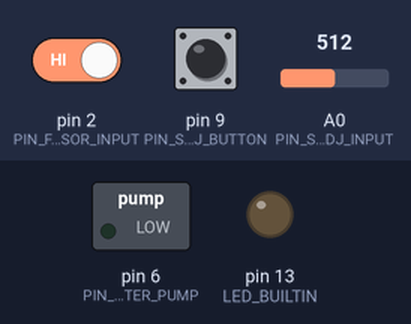
Simulated run of this sketch. Board: Arduino Uno, built with avr-gcc and run on an emulated ATmega328P. Parts: switched loads named in the sketch (green lamp = pin HIGH), output pins drawn as LEDs (lit = HIGH). Dashed ring = blinking. Inputs (shaded band) come from the test bench; at power-on: pin 9 (PIN_SETPOINT_ADJ_BUTTON) HIGH, pin 2 (PIN_FLOW_SENSOR_INPUT) HIGH, A0 (PIN_SETPOINT_ADJ_INPUT) = 512. What the sketch prints to the serial monitor is not drawn.

Above: at 0.8 s.
0.9 s: pin 9 (PIN_SETPOINT_ADJ_BUTTON) pulled LOW for 0.15 s
At 1.25 s:
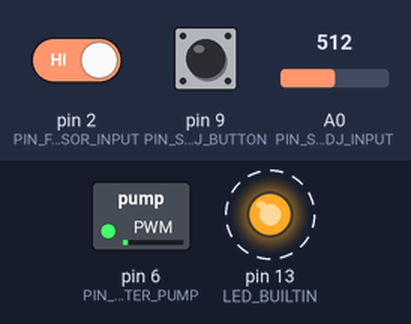
3.9 s: pin 2 (PIN_FLOW_SENSOR_INPUT) driven LOW
At 5.03 s:
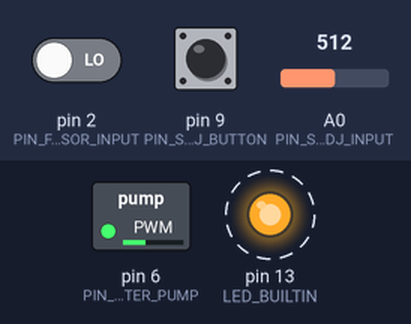
6.9 s: pin 9 (PIN_SETPOINT_ADJ_BUTTON) pulled LOW for 1 s
9.9 s: pin 9 (PIN_SETPOINT_ADJ_BUTTON) pulled LOW for 3.2 s
14.6 s: pin 2 (PIN_FLOW_SENSOR_INPUT) driven HIGH and pin 9 (PIN_SETPOINT_ADJ_BUTTON) driven LOW
At 14.98 s:
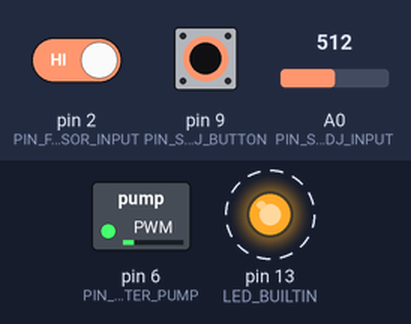
Timing chart, 0 to 21.6 s (numbered marks = the images above; inputs shaded):
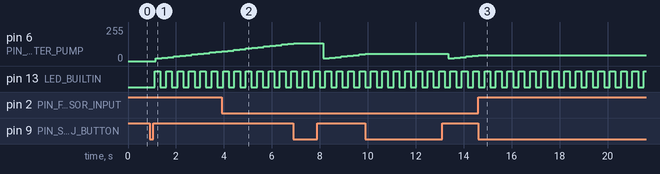

The sketch:

OfflineArduino.ino
```cpp
#include "Pid.h"
#include "Globals.h"


/*
===============
Global vars
===============
*/
volatile unsigned long pulseCount;
volatile unsigned long avgCount;
volatile unsigned int interruptCounts; //Accumulator used to reduce timer interrupt rate

volatile unsigned int pidOutput;
volatile unsigned int pidSetPoint;

volatile unsigned int ledStatus;

Pid controller(KP, KI, KD, MOTOR_MIN, MOTOR_MAX);

/*
===============
Function prototypes
===============
*/

void Timer2Setup(void);
unsigned int getSetPointValue(void);


void setup(){
    Serial.begin(115200);

    //Change default PWM frequency (Timer 1)
    //TCCR0B = TCCR0B & B11111000 | B00000001;

    pinMode(PIN_FLOW_SENSOR_INPUT, INPUT_PULLUP);
    pinMode(PIN_WATER_PUMP, OUTPUT);

    pinMode(PIN_SETPOINT_ADJ_BUTTON, INPUT_PULLUP);
    pinMode(PIN_SETPOINT_ADJ_INPUT, INPUT);

    pinMode(LED_BUILTIN, OUTPUT);


    digitalWrite(PIN_WATER_PUMP, 0); //Disable water pump by default

    digitalWrite(LED_BUILTIN, 0);


    ledStatus = 0;
    pulseCount = 0;
    avgCount = 0;
    interruptCounts = 0;


    pidOutput = 0;
    pidSetPoint = 0;

    while(digitalRead(PIN_SETPOINT_ADJ_BUTTON)){
      pidSetPoint = getSetPointValue();
      Serial.print("Set point: ");
      Serial.println(pidSetPoint);
    }

    controller.resetIDvalues();
    controller.pidSetPoint(pidSetPoint);

    Timer2Setup();
    attachInterrupt(digitalPinToInterrupt(PIN_FLOW_SENSOR_INPUT), countISR, CHANGE);
}

void loop(){
  delay(MAX_TIMER_INTERRUPTS*100/8);
  Serial.print(avgCount);

  pidOutput = (int)controller.pidUpdate(avgCount);

  analogWrite(PIN_WATER_PUMP, pidOutput);

  Serial.print(", ");
  Serial.println(pidOutput);

  //If a new set point is meant to be set, press push button
  while(!digitalRead(PIN_SETPOINT_ADJ_BUTTON)){
      pidSetPoint = getSetPointValue();
      controller.resetIDvalues();
      controller.pidSetPoint(pidSetPoint);
      Serial.print("Set point: ");
      Serial.println(pidSetPoint);
  }


}


void Timer2Setup(void){
  /*
  =============
  TIMER 2 SETUP (System Tick)
  =============
  */

  //General interrupts enable bit clear (Status Register)
  SREG &= ~0x80;

  //Disable power-saving feature (enables Timer 2)
  PRR &= ~0x40;

  //Compare A interrupt enable
  TIMSK2 |= 0x02;

  //Clear timer value on compare match mode (CTC mode)
  TCCR2A = 0x02;
  TCCR2B &= ~0x08;

  //7.8125 KHz Clk Source for Timer 2
  //195 counts compare match generates interrupt
  //Interrupt rate = 40.064 Hz

  //Prescaler /1024 clk source //31.25 Hz (T = 32 ms)
  TCCR2B |= 0x07;

  //Comparator A register limit (overflow value)
  OCR2A = 194; //195 - 1

  //General interrupt enable bit set (Status Register)
  SREG |= 0x80;
}


unsigned int getSetPointValue(void){
    unsigned int x;
    x = analogRead(PIN_SETPOINT_ADJ_INPUT);
    x = map(x, 0, 1020, SETPOINT_MIN, SETPOINT_MAX);
    return x;
}


void countISR(void){
    ++pulseCount;
}


ISR(TIMER2_COMPA_vect){ //Timer comparison interrupt
  if(++interruptCounts >= MAX_TIMER_INTERRUPTS - 1){
    ledStatus ^= 1;
    digitalWrite(LED_BUILTIN, ledStatus);
    avgCount = pulseCount;
    pulseCount = 0;
    interruptCounts = 0;
  }
}
```

Globals.h
```cpp
#ifndef GLOBALS_H
#define GLOBALS_H

/*
===============
I/O pins setup
===============
*/

//ALLOWED PINS FOR PWM (analogWrite):
//5, 6, 9, 10

#define PIN_FLOW_SENSOR_INPUT 2
#define PIN_WATER_PUMP 6
#define PIN_SETPOINT_ADJ_INPUT A0
#define PIN_SETPOINT_ADJ_BUTTON 9

/*
===============
Constants
===============
*/
#define MAX_TIMER_INTERRUPTS 20 // 249.6 ms interrupts ~ 250 ms interrupts


/*
===============
PID-related
===============
*/

#define KP 1.5
#define KI 0.5
#define KD 0.0

#define MOTOR_MAX 255
#define MOTOR_MIN 0

#define SETPOINT_MAX 20
#define SETPOINT_MIN 1

#endif


/*
===============
Prototypes
===============
*/
extern void Timer2Setup(void);
extern unsigned int getSetPointValue(void);


/*
===============
Global vars
===============
*/
extern volatile unsigned long pulseCount;
extern volatile unsigned long avgCount;
extern volatile unsigned int interruptCounts; //Accumulator used to reduce timer interrupt rate

extern volatile unsigned int ledStatus;

extern volatile unsigned int pidSetPoint;
extern volatile unsigned int pidOutput;
```

Pid.cpp
```cpp
#include "Pid.h"
#include "Arduino.h"

//IRM Discrete PID library for Arduino

//IRM Constructor: define initial variables
Pid::Pid(float p, float i, float d, float minO, float maxO){

	/*
	IRM Input Parameters:
		- p : Proportional (Kp) constant
		- i : Integration  (Ki) constant
		- d : Derivative   (Kd) constant
		- minO : Minimum PID output value; e.g. 0
		- maxO : Maximum PID output value; e.g. 255
	*/


	//IRM Initialize PID with user-specified parameters
	this->pidInit(p, i, d, minO, maxO);

}

//IRM Destructor: do nothing
Pid::~Pid(){
	;
}


/*
==============================
IRM Public method definitions
==============================
*/

//IRM Variables initialization. Set initial values to class global variables
void Pid::pidInit(float p, float i, float d, float minO, float maxO){
	this->kP = p; this->kI = i; this->kD = d; //IRM PID Controller parameters (Kp, Ki, Kd)
	this->minOut = minO; this->maxOut = maxO; //IRM Integrator cummulative limits

	//IRM Initial values for PID
	this->resetIDvalues(); //IRM Reset (I) and (D) components
	this->error = 0; //IRM reset current sample error (P)

}

//IRM Establish set-point value
void Pid::pidSetPoint(float sp){
	this->setPoint = sp; //IRM Establish new set-point value
	this->resetIDvalues(); //IRM Reset (I) and (D) components
}

//IRM Return current set-point value
float Pid::getSetPoint(){
	return this->setPoint;
}


float Pid::getMinOut(){
	return this->minOut;
}

float Pid::getMaxOut(){
	return this->maxOut;
}

//IRM Set new min actuator output value
void Pid::setNewMinOutput(float newMin){
	this->minOut = newMin;
}

void Pid::setNewMaxOutput(float newMax){
	this->maxOut = newMax;
}

//IRM Feed PID with current sample and fetch next computed output value
float Pid::pidUpdate(float currentValue){
	float pValue, iValue, dValue, PID;
	this->__setErrorValue(this -> setPoint - currentValue); //IRM Compute current error value

	//Serial.print("SP: "); Serial.print(this -> setPoint); Serial.print(" CURVAL: "); Serial.println(currentValue);

	float err = this->__getErrorvalue(); //IRM Local updated error value during current sample

	/*
	==========================
				(P) Computation
	==========================
	*/

	//IRM Compute proportional error component
	pValue = this->__getKp()*err;


	/*
	==========================
				(I) Computation
	==========================
	*/

	//IRM Discrete integral. Sample period must remain constant to achieve a reliable I value


	//IRM accumulate current error to integrator value
	this->__accumulateIntegration(err);

	float i = this->__getIntegratorValue(); //IRM Current integrator value

	float ki = this->__getKi(); //IRM Ki constant retreived from constructor

	//IRM Compute (I) component based on updated values times Ki constant
	iValue = i*ki;


	/*
	==========================
				(D) Computation
	==========================
	*/

	//IRM Retrieve current diff(erentiation) value
	float d = this->__getDiffValue();

	//IRM Compute (D) component based on updated values times Kd constant
	dValue = (err - d)*(this->__getKd());

	//IRM Compute current diff(erentiation) value for next sample (set as previous error)
	this->__setDiffValue(err);


	/*
	==========================
			 (PID) Computation
	==========================
	*/

	PID = pValue + iValue + dValue;

	//IRM Truncate integrator to compensate PID (clamp to) min/max output value, avoiding Windup

	float mi = this -> getMinOut(); //IRM Min output possible value
	float mx = this -> getMaxOut(); //IRM Max output possible value

	if(PID > mx){
		i -= ((PID - mx) / ki);
		this->__setIntegratorValue(i);
		PID = mx;
	}else if(PID < mi){
		i -= ((PID - mi) / ki);
		this->__setIntegratorValue(i);
		PID = mi;
	}

	return PID;
}


/*
==============================
IRM Private method definitions
==============================
*/

//IRM Reset cummulative error (I) and diference between prior and current error (D) components
void Pid::resetIDvalues(){
	this->integrator = 0;
	this->diff       = 0;
}

//IRM Retrieve current integration value and add up current error (e)
void Pid::__accumulateIntegration(float e){
	this->__setIntegratorValue(this->__getIntegratorValue() + e);
}


/*
===============================
IRM Private setters and getters
===============================
*/

//IRM Setters
void Pid::__setErrorValue(float e){
	this->error = e;
}

void Pid::__setIntegratorValue(float i){
	this->integrator = i;
}

void Pid::__setDiffValue(float d){
	this->diff = d;
}


//IRM Getters
float Pid::__getKp(){
	return this->kP;
}

float Pid::__getKi(){
	return this->kI;
}

float Pid::__getKd(){
	return this->kD;
}

float Pid::__getErrorvalue(){
	return this->error;
}

float Pid::__getIntegratorValue(){
	return this->integrator;
}

float Pid::__getDiffValue(){
	return this->diff;
}
```

Pid.h
```cpp
#ifndef PID_H
#define PID_H

class Pid{

    public:

        /*
        ===============================
        Class-specific global variables
        ===============================
        */

        float kP; float kI; float kD;
        float minOut; float maxOut;
        float integrator; float diff; //IRM Diff stands for differentiation
        float error;
        float setPoint;


        //IRM Constructor and destructor
        Pid(float p, float i, float d, float minO, float maxO);
        ~Pid();


        /*
        ===========================================
        IRM Class-specific public method prototypes
        ===========================================
        */

        //Variables initialization. Set initial values to class global variables
        void  pidInit(float p, float i, float d, float minO, float maxO);

        //Establish set-point value
        void  pidSetPoint(float sp);

        //Feed PID with current sample and fetch next computed output value
        float pidUpdate(float currentValue);

        //Return current set-point value
        float getSetPoint();

        //Return Min actuator output value
        float getMinOut();

        //Return Max actuator output value
        float getMaxOut();

        //Set new Min actuator output value
        void setNewMinOutput(float newMin);

        //Set new Max actuator output value
        void setNewMaxOutput(float newMax);

        //Reset prior I&D PID Values
        void resetIDvalues();

    private:

        //IRM encapsulated method prototypes
        void __accumulateIntegration(float e);


        //IRM private setters
        void __setErrorValue(float e);
        void __setIntegratorValue(float i);
        void __setDiffValue(float d);


        //IRM private getters
        float __getErrorvalue();
        float __getKp();
        float __getKi();
        float __getKd();

        float __getIntegratorValue();
        float __getDiffValue();

};

#endif
```

Measured:
- after the input at 0.9 s, pin 6 (PIN_WATER_PUMP): moves from 0/255 to 70/255 over 2.5 s, starting after 0.25 s; pin 13 (LED_BUILTIN): alternates HIGH for 0.24 s and LOW for 0.24 s, starting after 0.22 s
- after the input at 14.6 s, pin 6 (PIN_WATER_PUMP): goes on until 14.6 s, then stays 45/255
